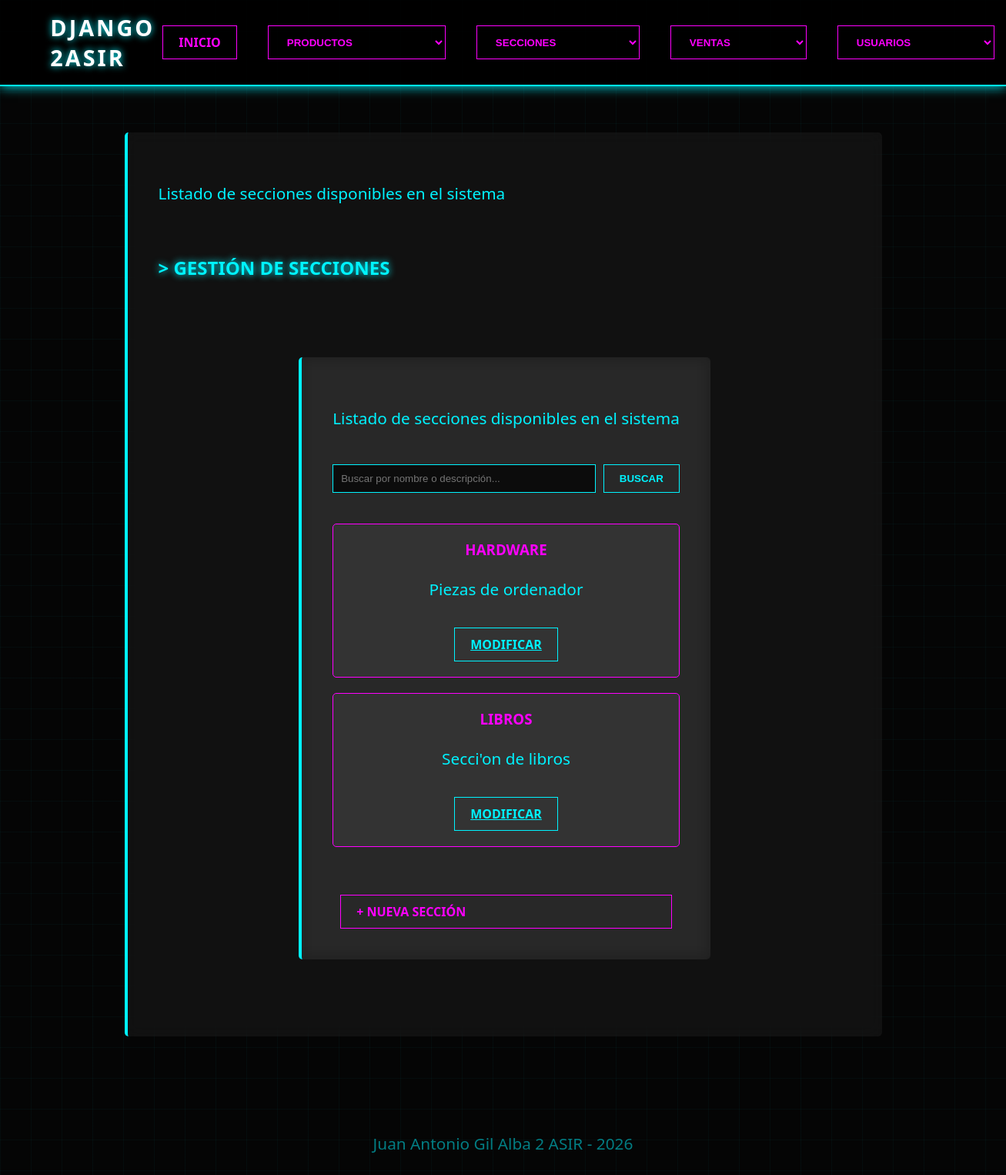
Page /secciones/ on the earlier database version.
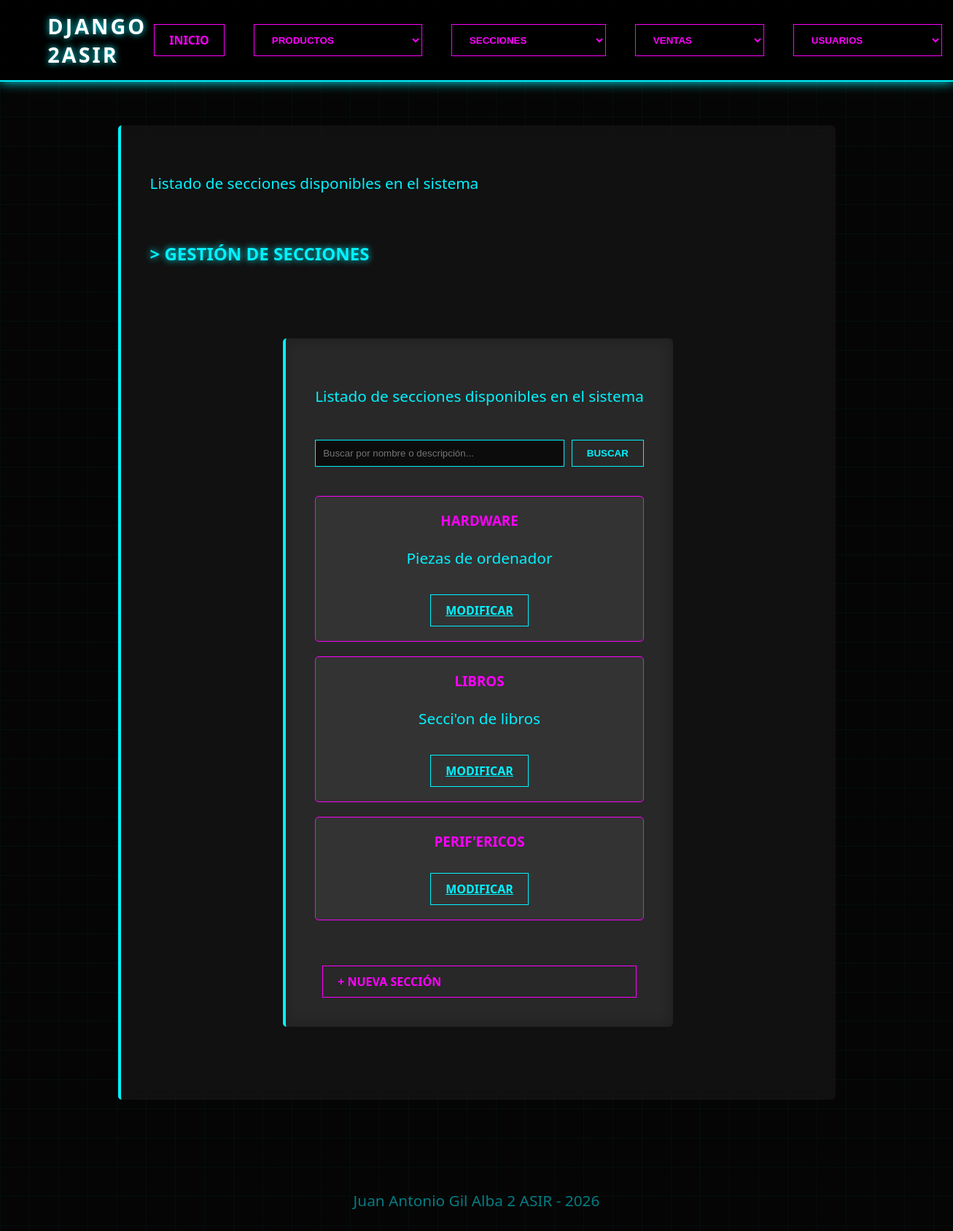
Same page on the later database version.
### apps/secciones/models.py (models this page shows, shortened)
class Seccion(models.Model):
    nombre = models.CharField(max_length=100, unique=True)
    descripcion = models.TextField(blank=True, null=True)

### apps/secciones/views.py (the view)
# urls.py: path('secciones/', secciones_views, name='secciones_url'),
def secciones_views(request):
    buscar = request.GET.get('buscar', '')
    secciones = Seccion.objects.all()
    if buscar:
        secciones = secciones.filter(
            Q(nombre__icontains=buscar) |    # Buscar nombre sin key sensitive
            Q(descripcion__icontains=buscar) # Igual pero descripcion
        )
    secciones = secciones.order_by('nombre')
    datos = {
        'parrafo': 'Listado de secciones disponibles en el sistema',
        'secciones': secciones,
        'buscar':buscar,
    }
    return render(request, 'secciones/index.html', datos)

### proyecto/templates/secciones/index.html (shortened to what this page needs)
{% extends "index.html" %}
{% block contenido %}
    <h2 style="color: var(--neon-cyan); text-shadow: 0 0 10px var(--neon-cyan);">
        > GESTIÓN DE SECCIONES
    </h2>
    <article>
        <p>{{ parrafo }}</p>
        <div class="filtros" style="margin-bottom: 20px;">
            <form method="get" style="display: flex; gap: 10px; align-items: center;">
                <input type="text"
                       name="buscar"
                       value="{{ buscar }}"
                       placeholder="Buscar por nombre o descripción..."
                       style="flex: 1; padding: 10px; background: rgba(0,0,0,0.7); border: 1px solid var(--neon-cyan); color: white;">
                <button type="submit" class="neon-btn">Buscar</button>
            </form>
        </div>
        {% if secciones %}
            <div style="display: grid; grid-template-columns: repeat(auto-fill, minmax(300px, 1fr)); gap: 20px;">
                {% for seccion in secciones %}
                <div class="producto-card">
                    <h3>{{ seccion.nombre }}</h3>
                    <p>{{ seccion.descripcion|default:"Sin descripción" }}</p>
                    <a href="{% url 'secciones_modificar' %}?id={{ seccion.id }}" class="neon-btn" style="margin-top: 10px; display: inline-block;">Modificar</a>
                </div>
                {% endfor %}
            </div>
        {% else %}
            <p>No hay secciones registradas</p>
        {% endif %}
        <br>
        <a href="{% url 'secciones_alta' %}" class="neon-link">+ Nueva Sección</a>
    </article>
{% endblock %}

Differences in the rows shown:
added Seccion: nombre "PERIF'ERICOS"
